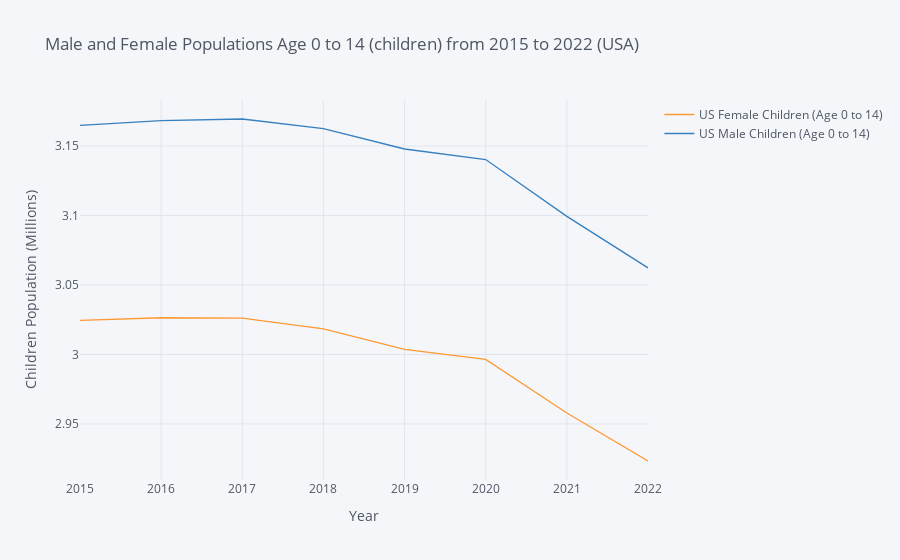

Here is the notebook cell this chart was saved with:
### Markdown cell above
### **[C] Other Visualization Tools:**
### **_<u>Visualization I: Male and Female Populations Age 0 to 14 (children) from 2015 to 2022 (USA)_**

### Code cell
indicators_2 = {"SP.POP.0014.FE.IN": "US Female Children (Age 0 to 14)",
             "SP.POP.0014.MA.IN": "US Male Children (Age 0 to 14)"}


data_USA_1 = wbdata.get_dataframe(indicators_2, country=['USA'])


data_USA_1.reset_index(inplace=True)
selected_years = ["2015","2016","2017","2018",'2019', '2020', '2021', '2022']
data_USA_1 = data_USA_1[data_USA_1['date'].isin(selected_years)]
data_USA_1.set_index(['date'],inplace=True)
data_USA_1.sort_index(ascending=True, inplace=True)
data_USA_1['US Female Children (Age 0 to 14)'] = data_USA_1['US Female Children (Age 0 to 14)'] / 10000000
data_USA_1['US Male Children (Age 0 to 14)'] = data_USA_1['US Male Children (Age 0 to 14)'] / 10000000

data_USA_1.iplot(title = 'Male and Female Populations Age 0 to 14 (children) from 2015 to 2022 (USA)', xTitle = 'Year', yTitle = 'Children Population (Millions)')

### Figure 1 — Plotly figure (JSON) as saved in the notebook; plotly's stock layout.template omitted (floating-point values rounded to 4 significant figures)
{"data": [{"line": {"color": "rgba(255, 153, 51, 1.0)", "dash": "solid", "shape": "linear", "width": 1.3}, "mode": "lines", "name": "US Female Children (Age 0 to 14)", "text": "", "type": "scatter", "x": ["2015", "2016", "2017", "2018", "2019", "2020", "2021", "2022"], "y": [3.025, 3.026, 3.026, 3.018, 3.004, 2.996, 2.958, 2.923]}, {"line": {"color": "rgba(55, 128, 191, 1.0)", "dash": "solid", "shape": "linear", "width": 1.3}, "mode": "lines", "name": "US Male Children (Age 0 to 14)", "text": "", "type": "scatter", "x": ["2015", "2016", "2017", "2018", "2019", "2020", "2021", "2022"], "y": [3.165, 3.168, 3.169, 3.162, 3.148, 3.14, 3.099, 3.062]}], "layout": {"legend": {"bgcolor": "#F5F6F9", "font": {"color": "#4D5663"}}, "paper_bgcolor": "#F5F6F9", "plot_bgcolor": "#F5F6F9", "title": {"font": {"color": "#4D5663"}, "text": "Male and Female Populations Age 0 to 14 (children) from 2015 to 2022 (USA)"}, "xaxis": {"gridcolor": "#E1E5ED", "showgrid": true, "tickfont": {"color": "#4D5663"}, "title": {"font": {"color": "#4D5663"}, "text": "Year"}, "zerolinecolor": "#E1E5ED"}, "yaxis": {"gridcolor": "#E1E5ED", "showgrid": true, "tickfont": {"color": "#4D5663"}, "title": {"font": {"color": "#4D5663"}, "text": "Children Population (Millions)"}, "zerolinecolor": "#E1E5ED"}}}
